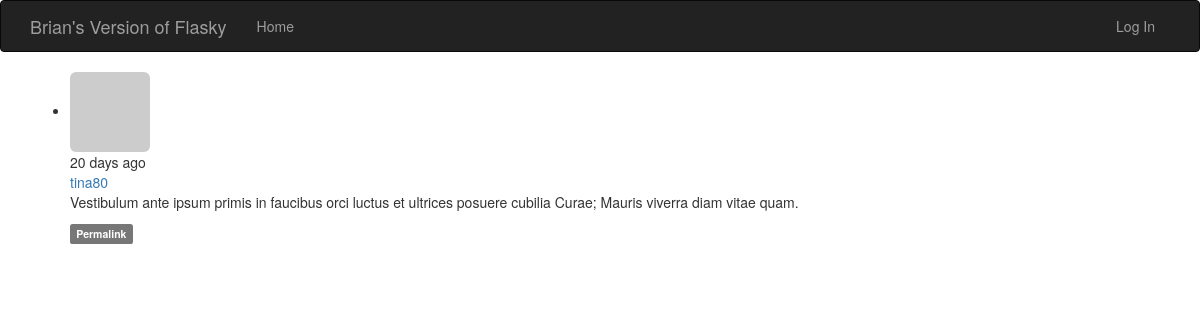
/post/1, run on the app's committed database.
### app/models.py (models this page shows, shortened)
class Post(db.Model):
	__tablename__ = 'posts'
	id = db.Column(db.Integer, primary_key=True)
	body = db.Column(db.Text)
	body_html = db.Column(db.Text)
	timestamp = db.Column(db.DateTime, index=True, default=datetime.utcnow)
	author_id = db.Column(db.Integer, db.ForeignKey('users.id'))

class User(UserMixin, db.Model):
	__tablename__ = 'users'
	id = db.Column(db.Integer, primary_key=True)
	email = db.Column(db.String(64), unique=True, index=True)
	username = db.Column(db.String(64), unique=True, index=True)
	role_id = db.Column(db.Integer, db.ForeignKey('roles.id'))
	password_hash = db.Column(db.String(128))
	confirmed = db.Column(db.Boolean, default=False)
	name = db.Column(db.String(64))
	location = db.Column(db.String(64))
	about_me = db.Column(db.Text())
	member_since = db.Column(db.DateTime(), default=datetime.utcnow)
	last_seen = db.Column(db.DateTime(), default=datetime.utcnow)
	avatar_hash = db.Column(db.String(32))
	posts = db.relationship('Post', backref='author', lazy='dynamic')
	followed = db.relationship('Follow',
								foreign_keys=[Follow.follower_id],
								backref=db.backref('follower', lazy='joined'),
								lazy='dynamic',
								cascade='all, delete-orphan')
	followers = db.relationship('Follow',
								foreign_keys=[Follow.follower_id],
								backref=db.backref('followed', lazy='joined'),
								lazy='dynamic',
								cascade='all, delete-orphan')
	@property
	def password(self):
		raise AttributeError('password is not a readable attribute')
	def gravatar(self, size=100, default='identicon', rating='g'):
		if request.is_secure:
			url = 'https://secure.gravatar.com/avatar'
		else:
			url = 'http://secure.gravatar.com/avatar'
		hash = self.avatar_hash or hashlib.md5(self.email.encode('utf-8')).hexdigest()
		return '{url}/{hash}?s={size}&d={default}&r={rating}'.format(
			url=url, hash=hash, size=size, default=default, rating=rating)

### app/main/views.py (the view)
@main.route('/post/<int:id>')
def post(id):
	post = Post.query.get_or_404(id)
	return render_template('post.html', posts=[post])

### app/auth/views.py (called while the page is built)
@auth.before_app_request
def before_request():
	if current_user.is_authenticated:
		current_user.ping()
		if not current_user.confirmed \
				and request.endpoint[:5] != 'auth.' \
				and request.endpoint != 'static':
			return redirect(url_for('auth.unconfirmed'))

### app/main/__init__.py (called while the page is built)
@main.app_context_processor
def inject_permissions():
	return dict(Permission=Permission)

### app/models.py (called while the page is built)
	def is_administrator(self):
		return False

### app/templates/post.html (shortened to what this page needs)
{% extends "base.html" %}
{% import "_macros.html" as macros %}
{% block page_content %}
{% include '_posts.html' %}
{% endblock %}

### app/templates/_posts.html (shortened to what this page needs)
<ul class="posts">
	{% for post in posts %}
	<li class="post">
		<div class="post-thumbnail">
			<a href="{{ url_for('.user', username=post.author.username) }}">
				<img class="img-rounded profile-thumbnail" src="{{ post.author.gravatar(size=40) }}">
			</a>
		</div>
		<div class="post-content">
			<div class="post-date">{{ moment(post.timestamp).fromNow() }}</div>
			<div class="post-author"><a href="{{ url_for('.user', username=post.author.username) }}">{{ post.author.username }}</a></div>
			<div class="post-body">
				{% if post.body_html %}
					{{ post.body_html | safe }}
				{% else %}
					{{ post.body }}
				{% endif %}
			</div>
			<div class="post-footer">
				<a href="{{ url_for('.post', id=post.id) }}">
					<span class="label label-default">Permalink</span>
				</a>
			</div>
		</div>
	</li>
	{% endfor %}
</ul>

### data on the page
Post: timestamp "20 days ago", author.username "tina80", body_html "Vestibulum ante ipsum primis in faucibus orci luctus et ultrices posuere cubilia Curae; Mauris viverra diam vitae quam."
